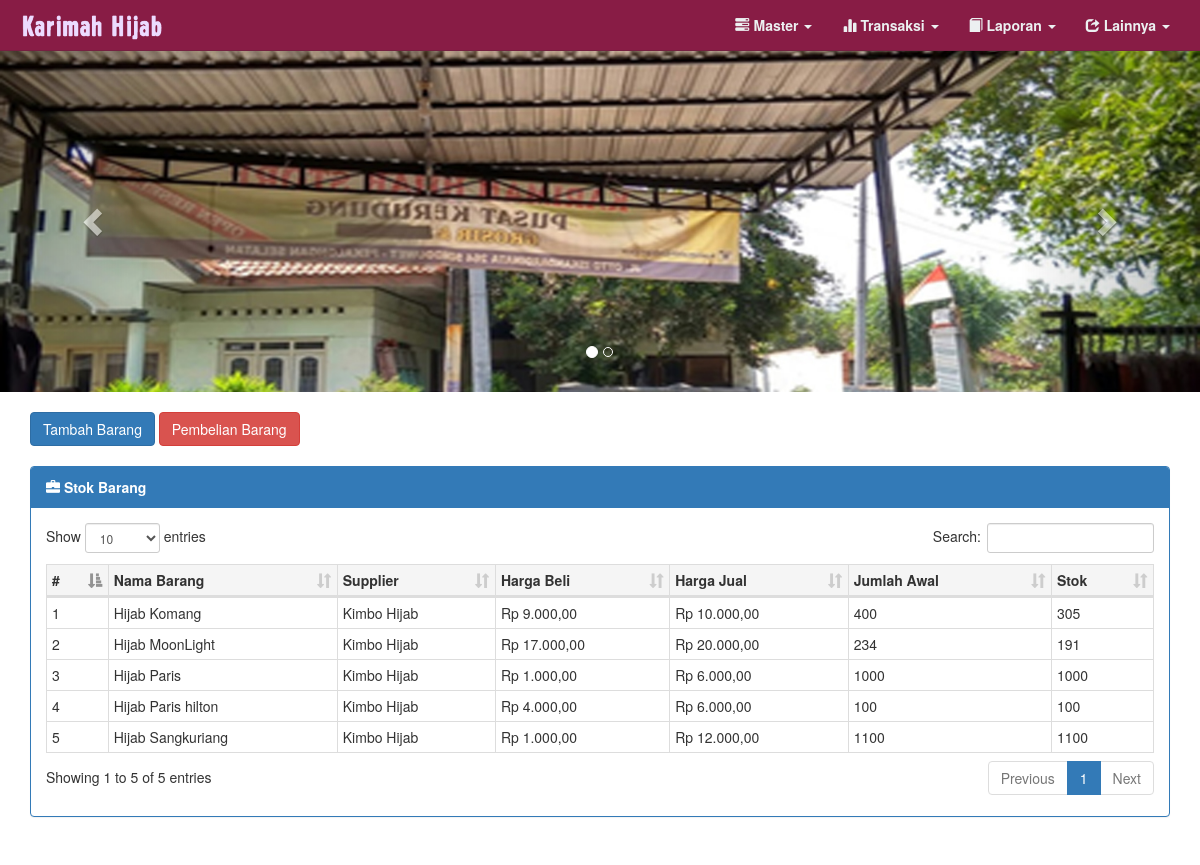
Page /admin/ (signed in) on the committed database.
### tables this page shows
CREATE TABLE IF NOT EXISTS `barang` (
`kd_barang` int(100) NOT NULL,
  `nama_barang` varchar(100) NOT NULL,
  `model` varchar(100) NOT NULL,
  `id_supplier` int(11) NOT NULL,
  `harga_beli` int(100) NOT NULL,
  `harga_jual` int(100) NOT NULL
);

CREATE TABLE IF NOT EXISTS `supplier` (
`id_supplier` int(11) NOT NULL,
  `nama_supplier` varchar(100) NOT NULL,
  `alamat` text NOT NULL,
  `no_tlp` char(14) NOT NULL
);

### assets/fungsi_rupiah.php (called while the page is built, shortened)
<?php
function Rp($angka){
    $tara = "Rp " . number_format($angka,2,',','.');
return $tara;
}
?>

### admin/index.php (the view, shortened to what this page needs)
<?php
include 'nav_admin/header.php';
include '../koneksi.php';
include '../assets/fungsi_rupiah.php';
$query ="SELECT
          b.kd_barang,
          b.model,
          b.nama_barang,
          b.harga_beli,
          b.harga_jual,
          s.nama_supplier,
          (SELECT IF(SUM(dp.jumlah) IS NULL,0,SUM(dp.jumlah)) FROM det_pembelian dp  WHERE dp.kd_barang = b.kd_barang) as jml,
          ((SELECT IF(SUM(dp.jumlah) IS NULL,0,SUM(dp.jumlah)) FROM det_pembelian dp  WHERE dp.kd_barang = b.kd_barang) - (SELECT (IF(SUM(dp2.jumlah) IS NULL,0,SUM(dp2.jumlah)))
          FROM det_penjualan dp2 WHERE dp2.kd_barang = b.kd_barang)) as stok
          FROM `barang` b
          LEFT JOIN supplier s ON b.id_supplier=s.id_supplier
          GROUP BY b.kd_barang ORDER BY `nama_barang` ASC";
$result = mysqli_query($koneksi, $query);
?>
<link rel="stylesheet" href="../css/dataTables.bootstrap.min.css">
<div id="myCarousel" style="margin-bottom: 0px; margin-top: -40px; background-position: 0% 40%;" class="carousel slide" data-ride="carousel">
  <ol class="carousel-indicators">
    <li data-target="#myCarousel" data-slide-to="0" class="active"></li>
    <li data-target="#myCarousel" data-slide-to="1"></li>
  </ol>
  <div class="carousel-inner">
    <div class="item active">
      <img src="../img/cor3.jpg" alt="Los Angeles">
    </div>
  </div>
  <a class="left carousel-control" href="#myCarousel" data-slide="prev">
    <span class="glyphicon glyphicon-chevron-left"></span>
  </a>
  <a class="right carousel-control" href="#myCarousel" data-slide="next">
    <span class="glyphicon glyphicon-chevron-right"></span>
  </a>
</div><br>
<div class="container">
  <a href="tambah_barang.php" target="_blank" class="btn btn-primary">Tambah Barang</a>
  <a href="trans_pembelian.php" target="_blank" class="btn btn-danger">Pembelian Barang</a><br><br>
<div class="panel panel-primary">
  <div class="panel-heading"><strong><span class="glyphicon glyphicon-briefcase"></span> Stok Barang</strong></div>
      <div class="panel-body">
        <table class="table table-bordered table-condensed " id="mydata">
                <thead>
                <tr class="active">
                       <th>#</th>
                       <th>Nama Barang</th>
                       <th>Supplier</th>
                       <th>Harga Beli</th>
                       <th>Harga Jual</th>
                       <th>Jumlah Awal</th>
                       <th>Stok</th>
                   </tr>
                    </thead>
                   <?php
                      $no = 1;
                          while($row = mysqli_fetch_array($result))
                          {
                               echo '
                               <tr>
                                  <td>'.$no++.'</td>
                                    <td>'.$row["nama_barang"].'</td>
                                    <td>'.$row["nama_supplier"].'</td>
                                    <td>'. Rp($row["harga_beli"]).'</td>
                                    <td>'. Rp($row["harga_jual"]).'</td>
                                    <td>'.$row["jml"].'</td>
                                    <td>'.$row["stok"].'</td>
                               </tr>
                               ';
                          }
                          ?>
            </table>
          </div>
        </div>
    </div>
  </body>
 <?php include 'nav_admin/footer.php'; ?>
  </html>

### admin/nav_admin/header.php (shortened to what this page needs)
<!DOCTYPE html>
<html lang="en">
<head>
  <link href="../css/bootstrap.min.css" rel="stylesheet">
  <link rel="stylesheet" href="../css/dataTables.bootstrap.min.css">
</head>
<body>
  <nav class="navbar navbar-default navbar-fixed-top">
   <div class="container">
        <div class="navbar-header">
          <a class="navbar-brand" href="index.php"><img src="../img/logoo.png"></a>
        </div>
         <div class="collapse navbar-collapse" id="bs-example-navbar-collapse-1">
            <ul class="nav navbar-nav navbar-right">
              <li class="dropdown">
                <a href="#"class="dropdown-toggle" data-toggle="dropdown" ><strong><span class="glyphicon glyphicon-tasks"></span> Master</strong> <b class="caret"></b></a>
              </li>
                <li class="dropdown">
                  <a href="#"class="dropdown-toggle" data-toggle="dropdown" ><strong><span class="glyphicon glyphicon-stats"></span> Transaksi</strong> <b class="caret"></b></a>
                </li>
              <li class="dropdown">
                  <a href="#"class="dropdown-toggle" data-toggle="dropdown" ><strong><span class="glyphicon glyphicon-book"></span> Laporan</strong> <b class="caret"></b></a>
                </li>
                <li class="dropdown">
                  <a href="#"class="dropdown-toggle" data-toggle="dropdown" ><strong><span class="glyphicon glyphicon-share"></span> Lainnya</strong> <b class="caret"></b></a>
                </li>
              </ul>
              </div>
             </div>
</nav>

### admin/nav_admin/footer.php (shortened to what this page needs)
 </body>
</html>

### admin/nav_admin/header.php (style rules this page uses)
.navbar-default { background-color: #881c45; border-color: #752141; }
.navbar-default .navbar-brand { color: #ecf0f1; }
.navbar-default .navbar-nav > li > a { color: #ecf0f1; }
.navbar-default .navbar-collapse, .navbar-default .navbar-form { border-color: #ecf0f1; }
.navbar-nav > li > a { padding-top: 15px; }
.navbar-brand { line-height: 0px; }
.navbar-brand>img { max-height: auto; height: 250%; margin: -12px; width: auto; padding-bottom: auto; }
body { margin-top: 80px; margin-bottom: 100px; }

### rows in the picture
barang: nama_barang "Hijab Komang", id_supplier.nama_supplier "Kimbo Hijab", harga_beli "Rp 9.000,00", harga_jual "Rp 10.000,00", jml "400", stok "305"
barang: nama_barang "Hijab MoonLight", id_supplier.nama_supplier "Kimbo Hijab", harga_beli "Rp 17.000,00", harga_jual "Rp 20.000,00", jml "234", stok "191"
barang: nama_barang "Hijab Paris", id_supplier.nama_supplier "Kimbo Hijab", harga_beli "Rp 1.000,00", harga_jual "Rp 6.000,00", jml "1000", stok "1000"
barang: nama_barang "Hijab Paris hilton", id_supplier.nama_supplier "Kimbo Hijab", harga_beli "Rp 4.000,00", harga_jual "Rp 6.000,00", jml "100", stok "100"
barang: nama_barang "Hijab Sangkuriang", id_supplier.nama_supplier "Kimbo Hijab", harga_beli "Rp 1.000,00", harga_jual "Rp 12.000,00", jml "1100", stok "1100"
